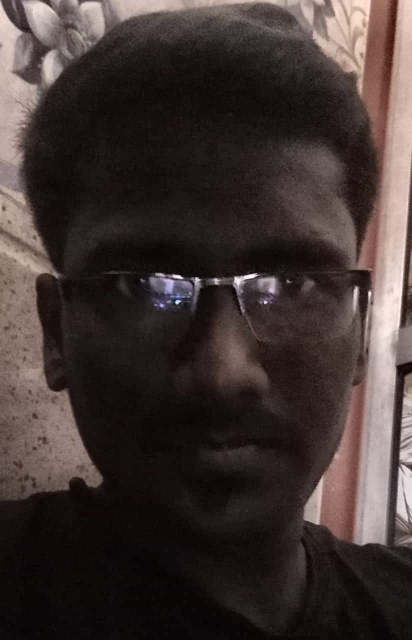
#> input picture only keras openface with GUI/5-celebrity-faces-dataset/val/Ram/clahe_2.jpg, 824 x 1280 px, found by its file name (shown at 1/2 size)
$ python lbp_face_recognition.py
#> lines starting #> are read from the running program, lines starting #| are printed output that depends on the picture
# -*- coding: utf-8 -*-
from __future__ import division
import time
time1 = time.time()
import cv2

from numpy import *
import numpy as np

from math import sqrt

from math import sqrt
import os
import glob
from numba import vectorize


class LBP:
    def __init__(self):
        #revolve_map为旋转不变模式的36种特征值从小到大进行序列化编号得到的字典
        self.revolve_map={0:0,1:1,3:2,5:3,7:4,9:5,11:6,13:7,15:8,17:9,19:10,21:11,23:12,
                          25:13,27:14,29:15,31:16,37:17,39:18,43:19,45:20,47:21,51:22,53:23,55:24,
                          59:25,61:26,63:27,85:28,87:29,91:30,95:31,111:32,119:33,127:34,255:35}
        #uniform_map为等价模式的58种特征值从小到大进行序列化编号得到的字典
        self.uniform_map={0:0,1:1,2:2,3:3,4:4,6:5,7:6,8:7,12:8,
                          14:9,15:10,16:11,24:12,28:13,30:14,31:15,32:16,
                          48:17,56:18,60:19,62:20,63:21,64:22,96:23,112:24,
                          120:25,124:26,126:27,127:28,128:29,129:30,131:31,135:32,
                          143:33,159:34,191:35,192:36,193:37,195:38,199:39,207:40,
                          223:41,224:42,225:43,227:44,231:45,239:46,240:47,241:48,
                          243:49,247:50,248:51,249:52,251:53,252:54,253:55,254:56,
                          255:57}


     #将图像载入，并转化为灰度图，获取图像灰度图的像素信息
    def describe(self,image):
        image_array=np.array(Image.open(image).convert('L'))
        return image_array

    #图像的LBP原始特征计算算法：将图像指定位置的像素与周围8个像素比较
    #比中心像素大的点赋值为1，比中心像素小的赋值为0，返回得到的二进制序列
    def calute_basic_lbp(self,image_array,i,j):
        sum=[]
        if image_array[i-1,j-1]>image_array[i,j]:
            sum.append(1)
        else:
            sum.append(0)
        if image_array[i-1,j]>image_array[i,j]:
            sum.append(1)
        else:
            sum.append(0)
        if image_array[i-1,j+1]>image_array[i,j]:
            sum.append(1)
        else:
            sum.append(0)
        if image_array[i,j-1]>image_array[i,j]:
            sum.append(1)
        else:
            sum.append(0)
        if image_array[i,j+1]>image_array[i,j]:
            sum.append(1)
        else:
            sum.append(0)
        if image_array[i+1,j-1]>image_array[i,j]:
            sum.append(1)
        else:
            sum.append(0)
        if image_array[i+1,j]>image_array[i,j]:
            sum.append(1)
        else:
            sum.append(0)
        if image_array[i+1,j+1]>image_array[i,j]:
            sum.append(1)
        else:
            sum.append(0)
        return sum

    #获取二进制序列进行不断环形旋转得到新的二进制序列的最小十进制值
    # [14 lines left out: function get_min_for_revolve, not called in this run]

    #获取值r的二进制中1的位数
    def calc_sum(self,r):
        num=0
        while(r):
            r&=(r-1)
            num+=1
        return num

    #获取图像的LBP原始模式特征
    def lbp_basic(self,image_array):
        basic_array=np.zeros(image_array.shape, np.uint8)
        width=image_array.shape[0]
        height=image_array.shape[1]
        for i in range(1,width-1):
            for j in range(1,height-1):
                sum=self.calute_basic_lbp(image_array,i,j)
                bit_num=0
                result=0
                for s in sum:
                    result+=s<<bit_num
                    bit_num+=1
                basic_array[i,j]=result
        return basic_array

   #获取图像的LBP旋转不变模式特征
    # [10 lines left out: function lbp_revolve, not called in this run]

  #获取图像的LBP等价模式特征
    def lbp_uniform(self,image_array):
        uniform_array=np.zeros(image_array.shape, np.uint8)
        basic_array=self.lbp_basic(image_array)
        width=image_array.shape[0]
        height=image_array.shape[1]
        for i in range(1,width-1):
            for j in range(1,height-1):
                 k= basic_array[i,j]<<1
                 if k>255:
                     k=k-255
                 xor=basic_array[i,j]^k
                 num=self.calc_sum(xor)
                 if num<=2:
                     uniform_array[i,j]=self.uniform_map[basic_array[i,j]]
                 else:
                     uniform_array[i,j]=58
        return uniform_array

    #获取图像的LBP旋转不变等价模式特征
    # [17 lines left out: function lbp_revolve_uniform, not called in this run]


##直方图归一化
def MaxMinNormalization(hist1):
    x1=[]
    sum1=np.sum(hist1)
    for i in range(0,len(hist1)):
        x =hist1[i]/sum1
        x1.append(round(x,4))
    return x1


##基本LBP直方图
# [12 lines left out: function lbp_basic_hist, not called in this run]


##等价模式直方图
def lbp_uniform_hist(gray1):
    lbp = LBP()
    basic_array1 = lbp.lbp_uniform(gray1)
    k1 = []
    hist11 = []
    hist1 = cv2.calcHist([basic_array1], [0], None, [59], [0,59])
    for each in hist1:
        k1.append(int(each))
    for each in k1:
        hist11.append(int(each))
    hist11 = MaxMinNormalization(hist11)
    return hist11


######获取基本lbp全部直方图联级特征向量
# [16 lines left out: function get_imageLBP_histall, not called in this run]


#####获取等价模式全部直方图联级特征向量
def get_imageLBP_unoform_histall(img1):
    q1=[]
    img0 = cv2.resize(img1, (96, 112), interpolation=cv2.INTER_CUBIC)
    m=112
    n=96
    img_lbp_hist1=[]
    stepx=14
    srepy=12
    for i in range(0,m,stepx):
        for j in range(0,n,srepy):
            roi=img0[i:i+stepx,j:j+srepy]
            m1=lbp_uniform_hist(roi)
            img_lbp_hist1.append(m1)
    for each in img_lbp_hist1:
        for each1 in each:
            q1.append(each1)
    return q1


######余弦距离相似度计算###########################
# [68 lines left out: functions cos_dist, multipl, corrcoef, BuildTable, GammaCorrectiom, not called in this run]


#############DoG滤波##################
def DoG(img1,sig1,sig2):
    img2= cv2.GaussianBlur(img1, (3, 3),sig1) - cv2.GaussianBlur(img1, (3, 3), sig2)
    return img2


##图片预处理,归一化,gamma校正,DoG滤波,均衡化
# [11 lines left out: function image_processing, not called in this run]


def process_img(image1):
    roi_gray1 = cv2.cvtColor(image1, cv2.COLOR_BGR2GRAY)
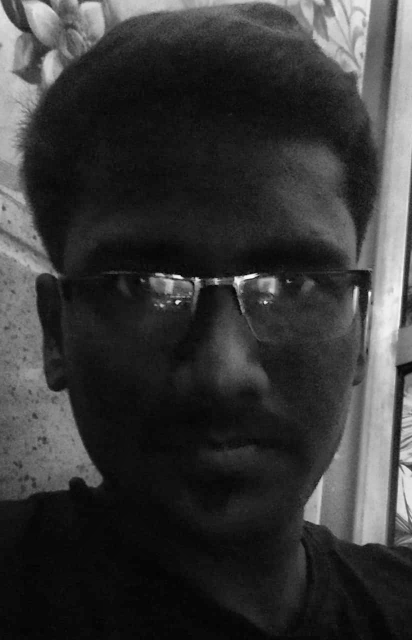
#> roi_gray1: shape (1280, 824) (shown at 1/2 size); min 1, max 253, mean 55.5
#> image1 is the input picture: shape (1280, 824, 3); mean B, G, R 50.2, 52.1, 64.1
    img1 = cv2.resize(roi_gray1, (96, 112), interpolation=cv2.INTER_CUBIC)
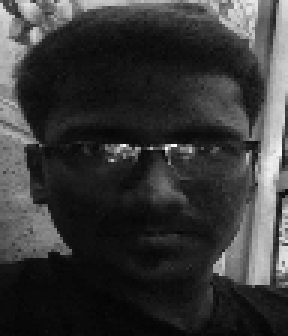
#> img1: shape (112, 96) (shown 3 times larger); min 3, max 252, mean 55.5
    #img2 = GammaCorrectiom(img1, 0.45)
    #img3 = cv2.GaussianBlur(img2, (3, 3), 0.4) - cv2.GaussianBlur(img2, (3, 3), 0.3)
    img4 = cv2.equalizeHist(img1)
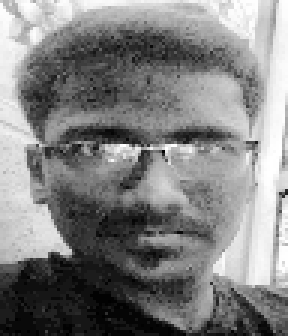
#> img4: shape (112, 96) (shown 3 times larger); min 0, max 255, mean 129.2
    return img4


# define PCA
# [52 lines left out: functions pca, img2vector1, img2vector2, loadDataSet, facefind, not called in this run]


def train():
    global data_mean, V1
    data_mean,V1= facefind()

def hist_get(image1,image2):
    global data_mean
    tempname=image2.split("/")

    img1 = process_img(cv2.imread(image1))
    img2 = process_img(cv2.imread(image2))
    imgVector1 = get_imageLBP_unoform_histall(img1)
#> after the loop in get_imageLBP_unoform_histall, `for i in range(0,m,stepx):`: img_lbp_hist1 = 64 items
#> the loop in get_imageLBP_unoform_histall, `for each in img_lbp_hist1:` made 64 passes
#> after the loop in get_imageLBP_unoform_histall, `for each in img_lbp_hist1:`: q1 = 3776 values, max 0.589 at index 3304, min 0 at index 8, mean 0.017
#> imgVector1 has the same summary as q1 in get_imageLBP_unoform_histall
    #print imgVector1
    imgVector2 = get_imageLBP_unoform_histall(img2)
#> the loop in get_imageLBP_unoform_histall (call 2), `for each in img_lbp_hist1:` made 64 passes
#> imgVector2 has the same summary as q1 in get_imageLBP_unoform_histall
    #print imgVector2

#> (the run stopped early here; a loop or call above may not have finished)
